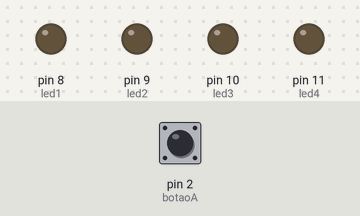
This sketch was run on a simulated Arduino Uno, built with avr-gcc and run on an emulated ATmega328P. Parts: output pins drawn as LEDs (lit = HIGH). Inputs (shaded band) come from the test bench; at power-on: pin 2 (botaoA) HIGH.

Above: at 1.2 s.
1.3 s: pin 2 (botaoA) pulled LOW for 0.15 s
At 2.6 s:
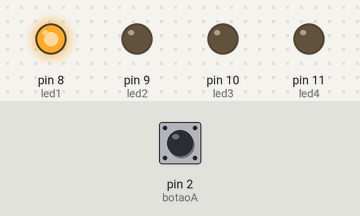
At 14.1 s:
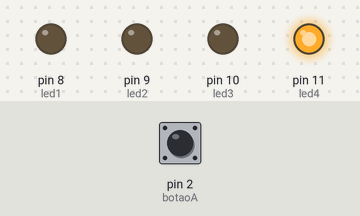
Timing chart, 0 to 18.7 s (numbered marks = the images above; inputs shaded):
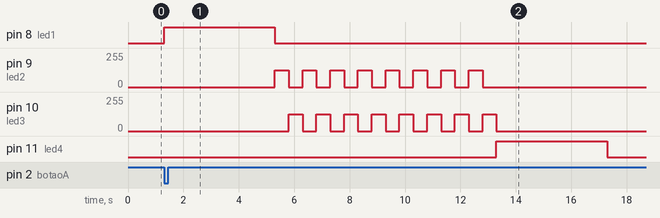

The sketch:

20C.ino
```cpp
const int botaoA = 2;

const int led1 = 8;  // enchimento
const int led2 = 9;  // lavagem (PWM)
const int led3 = 10; // lavagem (PWM)
const int led4 = 11; // drenagem

bool estadoBotao = 1;
bool ultimoBotao = 1;

bool rodando = false;

int etapa = 0;

unsigned long tempoInicio = 0;
unsigned long tempoPisca = 0;

bool alterna = false;

void setup() {
  pinMode(botaoA, INPUT_PULLUP);

  pinMode(led1, OUTPUT);
  pinMode(led2, OUTPUT);
  pinMode(led3, OUTPUT);
  pinMode(led4, OUTPUT);
}

void loop() {

  estadoBotao = digitalRead(botaoA);

  // ===== INICIA CICLO =====
  if (estadoBotao == 0 && ultimoBotao == 1 && !rodando) {
    rodando = true;
    etapa = 1;
    tempoInicio = millis();
  }

  ultimoBotao = estadoBotao;

  if (rodando) {

    // ===== ETAPA 1 – ENCHIMENTO (4s) =====
    if (etapa == 1) {

      digitalWrite(led1, HIGH);

      if (millis() - tempoInicio >= 4000) {
        digitalWrite(led1, LOW);
        etapa = 2;
        tempoInicio = millis();
      }
    }

    // ===== ETAPA 2 – LAVAGEM (8s) =====
    else if (etapa == 2) {

      // alternância PWM
      if (millis() - tempoPisca >= 500) {
        tempoPisca = millis();
        alterna = !alterna;
      }

      if (alterna) {
        analogWrite(led2, 127); // 50%
        analogWrite(led3, 0);
      } else {
        analogWrite(led2, 0);
        analogWrite(led3, 127); // 50%
      }

      if (millis() - tempoInicio >= 8000) {
        analogWrite(led2, 0);
        analogWrite(led3, 0);
        etapa = 3;
        tempoInicio = millis();
      }
    }

    // ===== ETAPA 3 – DRENAGEM (4s) =====
    else if (etapa == 3) {

      digitalWrite(led4, HIGH);

      if (millis() - tempoInicio >= 4000) {
        digitalWrite(led4, LOW);
        rodando = false; // fim do ciclo
        etapa = 0;
      }
    }
  }
}
```

Measured:
- after the input at 1.3 s, pin 8 (led1): LOW → HIGH at once, → LOW 4.0 s later; pin 9 (led2): alternates 127/255 for 0.50 s and 0/255 for 0.50 s, 16 changes in all, then stays 0/255, starting after 4.0 s
